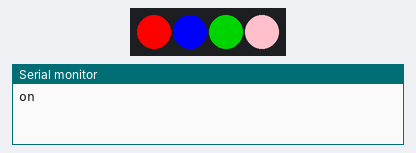
Simulated run of this sketch. Board: ESP32. On the bench: 4 RGB LEDs in strip order, left to right, the last lines printed to the serial monitor.

Above: at 0.2 s.
At 1.7 s:
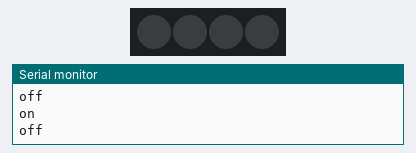
Timing chart, 0 to 3.0 s (numbered marks = the images above):
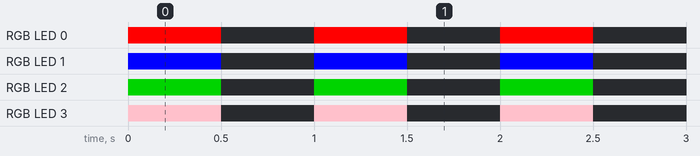

Measured:
- by itself, RGB LED 0: alternates RGB(255, 0, 0) for 0.50 s and off for 0.50 s
- by itself, RGB LED 1: alternates RGB(0, 0, 255) for 0.50 s and off for 0.50 s
- by itself, RGB LED 2: alternates RGB(0, 128, 0) for 0.50 s and off for 0.50 s
- by itself, RGB LED 3: alternates RGB(255, 192, 203) for 0.50 s and off for 0.50 s

The sketch:

FastLED_Blink.ino
```cpp
#include <FastLED.h>

// How many leds in your strip?
#define NUM_LEDS 4

// For led chips like Neopixels, which have a data line, ground, and power, you just
// need to define DATA_PIN.  For led chipsets that are SPI based (four wires - data, clock,
// ground, and power), like the LPD8806 define both DATA_PIN and CLOCK_PIN
// ESP32 SPI2 Interface
#define DATA_PIN 12
#define CLOCK_PIN 14

// Define the array of leds
CRGB leds[NUM_LEDS];

void setup() {
  Serial.begin(115200);

      // Uncomment/edit one of the following lines for your leds arrangement.
      // FastLED.addLeds<TM1803, DATA_PIN, RGB>(leds, NUM_LEDS);
      // FastLED.addLeds<TM1804, DATA_PIN, RGB>(leds, NUM_LEDS);
      // FastLED.addLeds<TM1809, DATA_PIN, RGB>(leds, NUM_LEDS);
      // FastLED.addLeds<WS2811, DATA_PIN, RGB>(leds, NUM_LEDS);
      // FastLED.addLeds<WS2812, DATA_PIN, RGB>(leds, NUM_LEDS);
      // FastLED.addLeds<WS2812B, DATA_PIN, RGB>(leds, NUM_LEDS);
  	  // FastLED.addLeds<NEOPIXEL, DATA_PIN>(leds, NUM_LEDS);
      // FastLED.addLeds<APA104, DATA_PIN, RGB>(leds, NUM_LEDS);
      // FastLED.addLeds<UCS1903, DATA_PIN, RGB>(leds, NUM_LEDS);
      // FastLED.addLeds<UCS1903B, DATA_PIN, RGB>(leds, NUM_LEDS);
      // FastLED.addLeds<GW6205, DATA_PIN, RGB>(leds, NUM_LEDS);
      // FastLED.addLeds<GW6205_400, DATA_PIN, RGB>(leds, NUM_LEDS);

      // FastLED.addLeds<WS2801, RGB>(leds, NUM_LEDS);
      // FastLED.addLeds<SM16716, RGB>(leds, NUM_LEDS);
      // FastLED.addLeds<LPD8806, RGB>(leds, NUM_LEDS);
      // FastLED.addLeds<P9813, RGB>(leds, NUM_LEDS);
      // FastLED.addLeds<APA102, RGB>(leds, NUM_LEDS);
      // FastLED.addLeds<DOTSTAR, RGB>(leds, NUM_LEDS);

      // FastLED.addLeds<WS2801, DATA_PIN, CLOCK_PIN, RGB>(leds, NUM_LEDS);
      // FastLED.addLeds<SM16716, DATA_PIN, CLOCK_PIN, RGB>(leds, NUM_LEDS);
      FastLED.addLeds<LPD8806, DATA_PIN, CLOCK_PIN, BRG>(leds, NUM_LEDS);
      // FastLED.addLeds<P9813, DATA_PIN, CLOCK_PIN, RGB>(leds, NUM_LEDS);
      // FastLED.addLeds<APA102, DATA_PIN, CLOCK_PIN, RGB>(leds, NUM_LEDS);
      // FastLED.addLeds<DOTSTAR, DATA_PIN, CLOCK_PIN, RGB>(leds, NUM_LEDS);
}

void loop() {
  // Turn the LED on, then pause
  leds[0] = CRGB::Red;
  leds[1] = CRGB::Blue;
  leds[2] = CRGB::Green;
  leds[3] = CRGB::Pink;
  Serial.printf("on\n");
  FastLED.show();
  delay(500);
  // Now turn the LED off, then pause
  leds[0] = CRGB::Black;
  leds[1] = CRGB::Black;
  leds[2] = CRGB::Black;
  leds[3] = CRGB::Black;
  Serial.printf("off\n");
  FastLED.show();
  delay(500);
}
```
